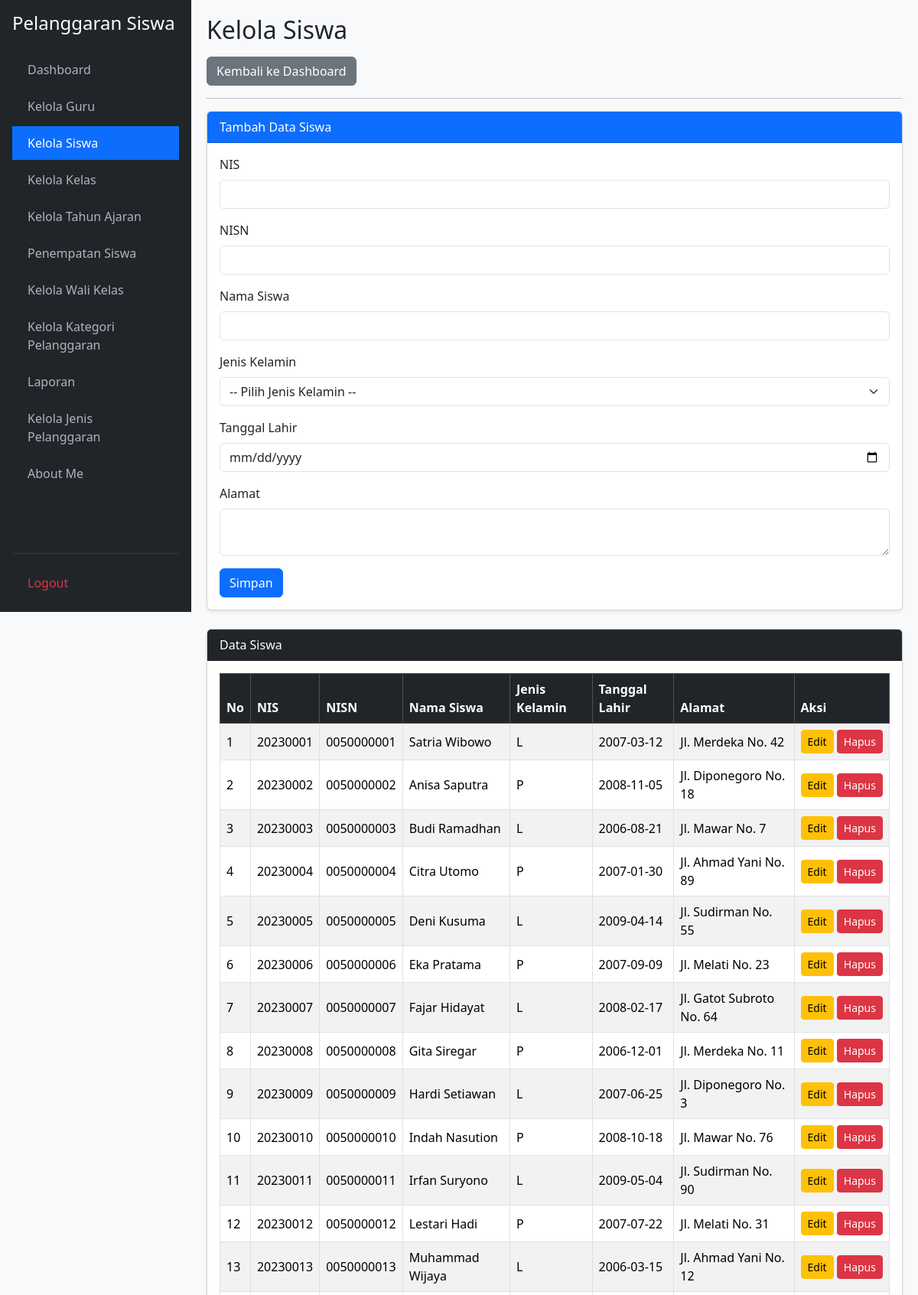
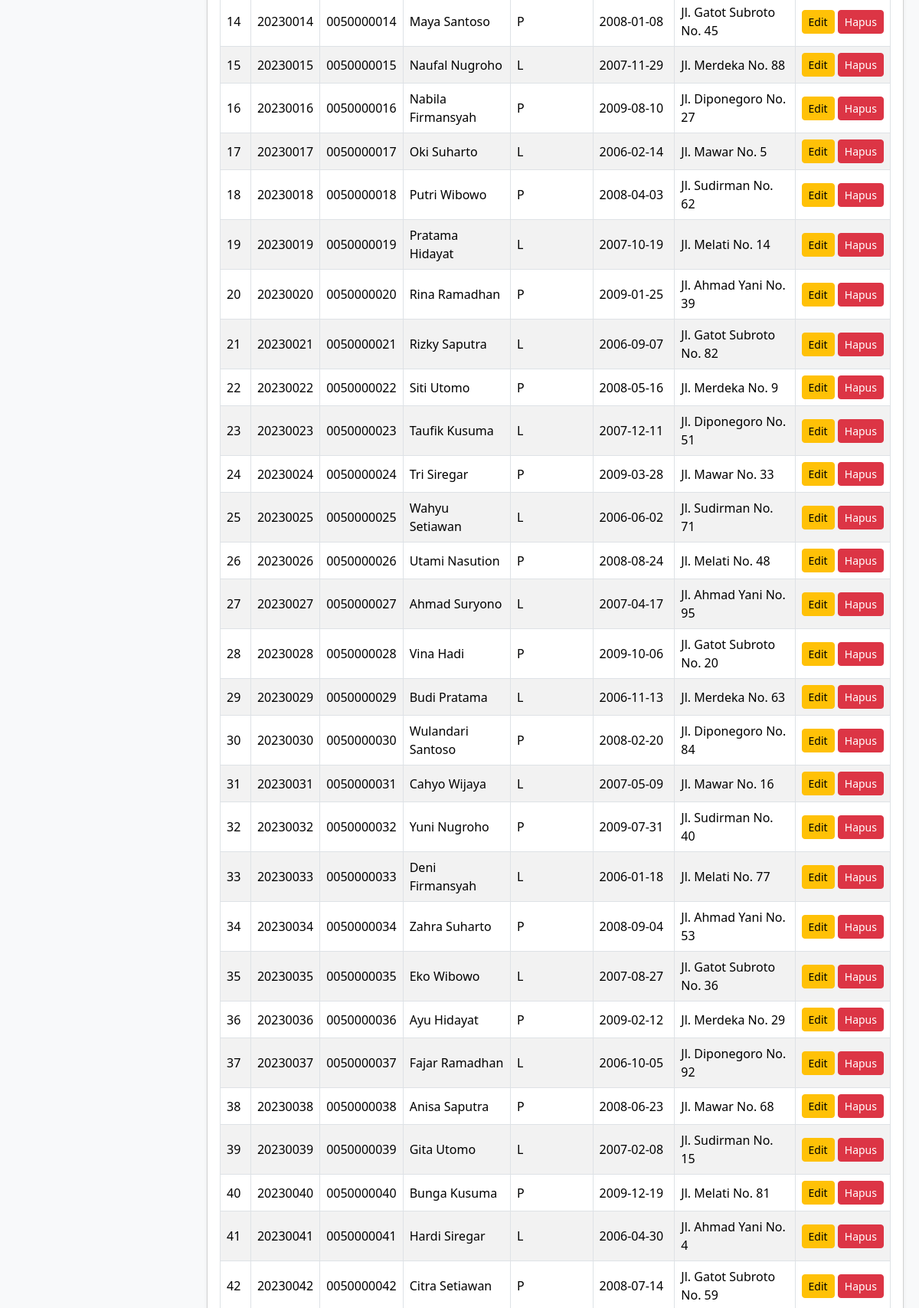
The page /kelola_siswa.php (signed in, upper part) on the database its author committed (2 pictures, top to bottom).
### tables this page shows
CREATE TABLE `t_siswa` (
  `id` int(11) NOT NULL,
  `nis` varchar(30) NOT NULL,
  `nisn` varchar(20) DEFAULT NULL,
  `nama` varchar(150) NOT NULL,
  `jenis_kelamin` char(1) DEFAULT NULL,
  `tanggal_lahir` date DEFAULT NULL,
  `alamat` text DEFAULT NULL,
  `status_aktif` tinyint(1) DEFAULT 1,
  `created_at` timestamp NULL DEFAULT NULL,
  `updated_at` timestamp NULL DEFAULT NULL
);

### kelola_siswa.php (the view, shortened to what this page needs)
<?php
require_once 'koneksi.php';
$role = $_SESSION['role'];
$edit = [
    'id' => '',
    'nis' => '',
    'nisn' => '',
    'nama' => '',
    'jenis_kelamin' => '',
    'tanggal_lahir' => '',
    'alamat' => ''
];
$data = mysqli_query($koneksi, "SELECT * FROM t_siswa");
?>
<!DOCTYPE html>
<html lang="id">
<head>
    <link href="https://cdn.jsdelivr.net/npm/bootstrap@5.3.2/dist/css/bootstrap.min.css" rel="stylesheet">
    <link href="https://cdn.datatables.net/2.3.4/css/dataTables.bootstrap5.min.css" rel="stylesheet">
</head>
<body>
    <div class="sidebar d-flex flex-column p-3">
        <h4 class="text-white mb-4">Pelanggaran Siswa</h4>
        <ul class="nav nav-pills flex-column mb-auto">
            <li class="nav-item mb-1">
                <a href="dashboard.php">Dashboard</a>
            </li>
            <?php if ($role === 'admin'): ?>
                <li class="nav-item mb-1">
                    <a href="kelola_guru.php">Kelola Guru</a>
                </li>
                <li class="nav-item mb-1">
                    <a href="kelola_siswa.php" class="active">Kelola Siswa</a>
                </li>
                <li class="nav-item mb-1">
                    <a href="kelola_kelas.php">Kelola Kelas</a>
                </li>
                <li class="nav-item mb-1">
                    <a href="kelola_tahun_ajaran.php">Kelola Tahun Ajaran</a>
                </li>
                <li class="nav-item mb-1">
                    <a href="penempatan_siswa.php">Penempatan Siswa</a>
                </li>
                <li class="nav-item mb-1">
                    <a href="kelola_wali_kelas.php">Kelola Wali Kelas</a>
                </li>
                <li class="nav-item mb-1">
                    <a href="kelola_kategori_pelanggaran.php">Kelola Kategori Pelanggaran</a>
                </li>
                <li class="nav-item mb-1">
                    <a href="laporan.php">Laporan</a>
                </li>
                <li class="nav-item mb-1">
                    <a href="kelola_jenis_pelanggaran.php">Kelola Jenis Pelanggaran</a>
                </li>
                <li class="nav-item mb-1">
                    <a href="about_me.php">About Me</a>
                </li>
            <?php endif; ?>
        </ul>
        <hr class="text-secondary">
        <a href="logout.php" class="text-danger">Logout</a>
    </div>
    <div class="main-content">
        <h2 class="mb-3">Kelola Siswa</h2>
           <div class="mb-3">
        <a href="dashboard.php" class="btn btn-secondary">
            Kembali ke Dashboard
        </a>
        <hr>
        <div class="card shadow-sm mb-4">
            <div class="card-header bg-primary text-white">
                <?= $edit['id'] ? 'Edit Data Siswa' : 'Tambah Data Siswa'; ?>
            </div>
            <div class="card-body">
                <form method="POST" action="kelola_siswa.php">
                    <div class="mb-3">
                        <label class="form-label">NIS</label>
                        <input type="text" name="nis" class="form-control"
                               value="<?= htmlspecialchars((string)$edit['nis']); ?>" required>
                    </div>
                    <div class="mb-3">
                        <label class="form-label">NISN</label>
                        <input type="text" name="nisn" class="form-control"
                               value="<?= htmlspecialchars((string)$edit['nisn']); ?>" required>
                    </div>
                    <div class="mb-3">
                        <label class="form-label">Nama Siswa</label>
                        <input type="text" name="nama" class="form-control"
                               value="<?= htmlspecialchars((string)$edit['nama']); ?>" required>
                    </div>
                    <div class="mb-3">
                        <label class="form-label">Jenis Kelamin</label>
                        <select name="jenis_kelamin" class="form-select" required>
                            <option value="">-- Pilih Jenis Kelamin --</option>
                        </select>
                    </div>
                    <div class="mb-3">
                        <label class="form-label">Tanggal Lahir</label>
                        <input type="date" name="tanggal_lahir" class="form-control"
                               value="<?= htmlspecialchars((string)$edit['tanggal_lahir']); ?>" required>
                    </div>
                    <div class="mb-3">
                        <label class="form-label">Alamat</label>
                        <textarea name="alamat" class="form-control" rows="2" required><?= htmlspecialchars((string)$edit['alamat']); ?></textarea>
                    </div>
                    <button type="submit" name="simpan" class="btn btn-primary">
                        Simpan
                    </button>
                </form>
            </div>
        </div>
        <div class="card shadow-sm">
            <div class="card-header bg-dark text-white">
                Data Siswa
            </div>
            <div class="card-body">
                <div class="table-responsive">
                    <table id="tabelSiswa" class="table table-bordered table-striped table-hover align-middle w-100">
                        <thead class="table-dark">
                            <tr>
                                <th>No</th>
                                <th>NIS</th>
                                <th>NISN</th>
                                <th>Nama Siswa</th>
                                <th>Jenis Kelamin</th>
                                <th>Tanggal Lahir</th>
                                <th>Alamat</th>
                                <th>Aksi</th>
                            </tr>
                        </thead>
                        <tbody>
                            <?php
                            $no = 1;
                            if ($data && mysqli_num_rows($data) > 0):
                                while ($r = mysqli_fetch_assoc($data)):
                            ?>
                                <tr>
                                    <td><?= $no++; ?></td>
                                    <td><?= htmlspecialchars((string)$r['nis']); ?></td>
                                    <td><?= htmlspecialchars((string)$r['nisn']); ?></td>
                                    <td><?= htmlspecialchars((string)$r['nama']); ?></td>
                                    <td><?= htmlspecialchars((string)$r['jenis_kelamin']); ?></td>
                                    <td><?= htmlspecialchars((string)$r['tanggal_lahir']); ?></td>
                                    <td><?= htmlspecialchars((string)$r['alamat']); ?></td>
                                    <td class="text-center text-nowrap">
                                        <a href="kelola_siswa.php?edit=<?= urlencode((string)$r['id']); ?>"
                                           class="btn btn-sm btn-warning">Edit</a>
                                        <a href="kelola_siswa.php?hapus=<?= urlencode((string)$r['id']); ?>"
                                           class="btn btn-sm btn-danger"
                                           onclick="return confirm('Yakin ingin menghapus data siswa ini?')">
                                            Hapus
                                        </a>
                                    </td>
                                </tr>
                            <?php
                                endwhile;
                            endif;
                            ?>
                        </tbody>
                    </table>
                </div>
            </div>
        </div>
    </div>
</body>
</html>

### kelola_siswa.php (style rules this page uses)
body { background-color: #f8f9fa; }
.sidebar { min-height: 100vh; background-color: #212529; color: #fff; position: fixed; width: 250px; top: 0; left: 0; overflow-y: auto; }
.sidebar a { color: #adb5bd; text-decoration: none; display: block; padding: 10px 20px; }
.sidebar a:hover, .sidebar a.active { color: #fff; background-color: #0d6efd; }
.main-content { margin-left: 250px; padding: 20px; min-width: 0; }
.table-responsive { overflow-x: auto; }

### rows shown on the page
t_siswa: nis "20230001", nisn "0050000001", nama "Satria Wibowo", jenis_kelamin "L", tanggal_lahir "2007-03-12", alamat "Jl. Merdeka No. 42"
t_siswa: nis "20230002", nisn "0050000002", nama "Anisa Saputra", jenis_kelamin "P", tanggal_lahir "2008-11-05", alamat "Jl. Diponegoro No. 18"
t_siswa: nis "20230003", nisn "0050000003", nama "Budi Ramadhan", jenis_kelamin "L", tanggal_lahir "2006-08-21", alamat "Jl. Mawar No. 7"
t_siswa: nis "20230004", nisn "0050000004", nama "Citra Utomo", jenis_kelamin "P", tanggal_lahir "2007-01-30", alamat "Jl. Ahmad Yani No. 89"
t_siswa: nis "20230005", nisn "0050000005", nama "Deni Kusuma", jenis_kelamin "L", tanggal_lahir "2009-04-14", alamat "Jl. Sudirman No. 55"
t_siswa: nis "20230006", nisn "0050000006", nama "Eka Pratama", jenis_kelamin "P", tanggal_lahir "2007-09-09", alamat "Jl. Melati No. 23"
t_siswa: nis "20230007", nisn "0050000007", nama "Fajar Hidayat", jenis_kelamin "L", tanggal_lahir "2008-02-17", alamat "Jl. Gatot Subroto No. 64"
t_siswa: nis "20230008", nisn "0050000008", nama "Gita Siregar", jenis_kelamin "P", tanggal_lahir "2006-12-01", alamat "Jl. Merdeka No. 11"
t_siswa: nis "20230009", nisn "0050000009", nama "Hardi Setiawan", jenis_kelamin "L", tanggal_lahir "2007-06-25", alamat "Jl. Diponegoro No. 3"
t_siswa: nis "20230010", nisn "0050000010", nama "Indah Nasution", jenis_kelamin "P", tanggal_lahir "2008-10-18", alamat "Jl. Mawar No. 76"
t_siswa: nis "20230011", nisn "0050000011", nama "Irfan Suryono", jenis_kelamin "L", tanggal_lahir "2009-05-04", alamat "Jl. Sudirman No. 90"
t_siswa: nis "20230012", nisn "0050000012", nama "Lestari Hadi", jenis_kelamin "P", tanggal_lahir "2007-07-22", alamat "Jl. Melati No. 31"
t_siswa: nis "20230013", nisn "0050000013", nama "Muhammad Wijaya", jenis_kelamin "L", tanggal_lahir "2006-03-15", alamat "Jl. Ahmad Yani No. 12"
t_siswa: nis "20230014", nisn "0050000014", nama "Maya Santoso", jenis_kelamin "P", tanggal_lahir "2008-01-08", alamat "Jl. Gatot Subroto No. 45"
t_siswa: nis "20230015", nisn "0050000015", nama "Naufal Nugroho", jenis_kelamin "L", tanggal_lahir "2007-11-29", alamat "Jl. Merdeka No. 88"
t_siswa: nis "20230016", nisn "0050000016", nama "Nabila Firmansyah", jenis_kelamin "P", tanggal_lahir "2009-08-10", alamat "Jl. Diponegoro No. 27"
t_siswa: nis "20230017", nisn "0050000017", nama "Oki Suharto", jenis_kelamin "L", tanggal_lahir "2006-02-14", alamat "Jl. Mawar No. 5"
t_siswa: nis "20230018", nisn "0050000018", nama "Putri Wibowo", jenis_kelamin "P", tanggal_lahir "2008-04-03", alamat "Jl. Sudirman No. 62"
t_siswa: nis "20230019", nisn "0050000019", nama "Pratama Hidayat", jenis_kelamin "L", tanggal_lahir "2007-10-19", alamat "Jl. Melati No. 14"
t_siswa: nis "20230020", nisn "0050000020", nama "Rina Ramadhan", jenis_kelamin "P", tanggal_lahir "2009-01-25", alamat "Jl. Ahmad Yani No. 39"
t_siswa: nis "20230021", nisn "0050000021", nama "Rizky Saputra", jenis_kelamin "L", tanggal_lahir "2006-09-07", alamat "Jl. Gatot Subroto No. 82"
t_siswa: nis "20230022", nisn "0050000022", nama "Siti Utomo", jenis_kelamin "P", tanggal_lahir "2008-05-16", alamat "Jl. Merdeka No. 9"
t_siswa: nis "20230023", nisn "0050000023", nama "Taufik Kusuma", jenis_kelamin "L", tanggal_lahir "2007-12-11", alamat "Jl. Diponegoro No. 51"
t_siswa: nis "20230024", nisn "0050000024", nama "Tri Siregar", jenis_kelamin "P", tanggal_lahir "2009-03-28", alamat "Jl. Mawar No. 33"
t_siswa: nis "20230025", nisn "0050000025", nama "Wahyu Setiawan", jenis_kelamin "L", tanggal_lahir "2006-06-02", alamat "Jl. Sudirman No. 71"
t_siswa: nis "20230026", nisn "0050000026", nama "Utami Nasution", jenis_kelamin "P", tanggal_lahir "2008-08-24", alamat "Jl. Melati No. 48"
t_siswa: nis "20230027", nisn "0050000027", nama "Ahmad Suryono", jenis_kelamin "L", tanggal_lahir "2007-04-17", alamat "Jl. Ahmad Yani No. 95"
t_siswa: nis "20230028", nisn "0050000028", nama "Vina Hadi", jenis_kelamin "P", tanggal_lahir "2009-10-06", alamat "Jl. Gatot Subroto No. 20"
t_siswa: nis "20230029", nisn "0050000029", nama "Budi Pratama", jenis_kelamin "L", tanggal_lahir "2006-11-13", alamat "Jl. Merdeka No. 63"
t_siswa: nis "20230030", nisn "0050000030", nama "Wulandari Santoso", jenis_kelamin "P", tanggal_lahir "2008-02-20", alamat "Jl. Diponegoro No. 84"
t_siswa: nis "20230031", nisn "0050000031", nama "Cahyo Wijaya", jenis_kelamin "L", tanggal_lahir "2007-05-09", alamat "Jl. Mawar No. 16"
t_siswa: nis "20230032", nisn "0050000032", nama "Yuni Nugroho", jenis_kelamin "P", tanggal_lahir "2009-07-31", alamat "Jl. Sudirman No. 40"
t_siswa: nis "20230033", nisn "0050000033", nama "Deni Firmansyah", jenis_kelamin "L", tanggal_lahir "2006-01-18", alamat "Jl. Melati No. 77"
t_siswa: nis "20230034", nisn "0050000034", nama "Zahra Suharto", jenis_kelamin "P", tanggal_lahir "2008-09-04", alamat "Jl. Ahmad Yani No. 53"
t_siswa: nis "20230035", nisn "0050000035", nama "Eko Wibowo", jenis_kelamin "L", tanggal_lahir "2007-08-27", alamat "Jl. Gatot Subroto No. 36"
t_siswa: nis "20230036", nisn "0050000036", nama "Ayu Hidayat", jenis_kelamin "P", tanggal_lahir "2009-02-12", alamat "Jl. Merdeka No. 29"
t_siswa: nis "20230037", nisn "0050000037", nama "Fajar Ramadhan", jenis_kelamin "L", tanggal_lahir "2006-10-05", alamat "Jl. Diponegoro No. 92"
t_siswa: nis "20230038", nisn "0050000038", nama "Anisa Saputra", jenis_kelamin "P", tanggal_lahir "2008-06-23", alamat "Jl. Mawar No. 68"
t_siswa: nis "20230039", nisn "0050000039", nama "Gita Utomo", jenis_kelamin "L", tanggal_lahir "2007-02-08", alamat "Jl. Sudirman No. 15"
t_siswa: nis "20230040", nisn "0050000040", nama "Bunga Kusuma", jenis_kelamin "P", tanggal_lahir "2009-12-19", alamat "Jl. Melati No. 81"
t_siswa: nis "20230041", nisn "0050000041", nama "Hardi Siregar", jenis_kelamin "L", tanggal_lahir "2006-04-30", alamat "Jl. Ahmad Yani No. 4"
t_siswa: nis "20230042", nisn "0050000042", nama "Citra Setiawan", jenis_kelamin "P", tanggal_lahir "2008-07-14", alamat "Jl. Gatot Subroto No. 59"
